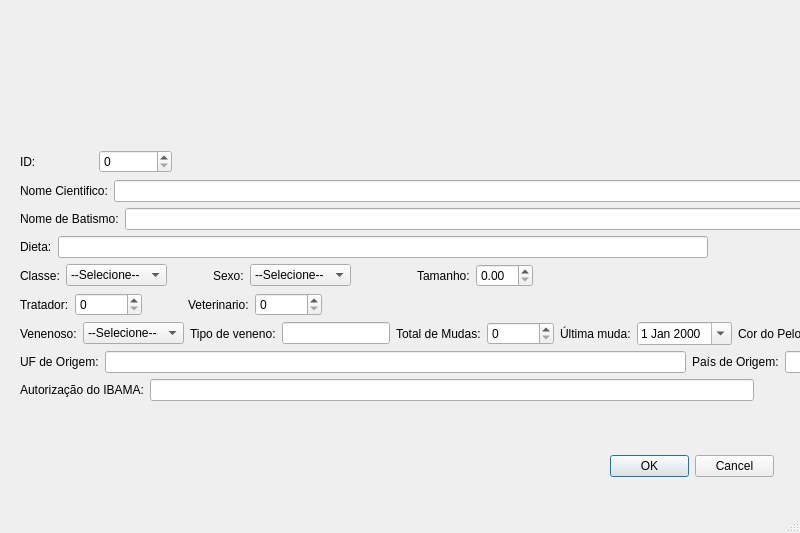
<?xml version="1.0" encoding="UTF-8"?>
<ui version="4.0">
 <class>cadastro_animal</class>
 <widget class="QMainWindow" name="cadastro_animal">
  <property name="geometry">
   <rect>
    <x>0</x>
    <y>0</y>
    <width>800</width>
    <height>533</height>
   </rect>
  </property>
  <property name="windowTitle">
   <string>Pet Shop Management</string>
  </property>
  <widget class="QWidget" name="centralwidget">
   <widget class="QDialogButtonBox" name="buttonBox">
    <property name="geometry">
     <rect>
      <x>610</x>
      <y>450</y>
      <width>164</width>
      <height>32</height>
     </rect>
    </property>
    <property name="standardButtons">
     <set>QDialogButtonBox::Cancel|QDialogButtonBox::Ok</set>
    </property>
   </widget>
   <widget class="QWidget" name="layoutWidget">
    <property name="geometry">
     <rect>
      <x>20</x>
      <y>180</y>
      <width>1934</width>
      <height>301</height>
     </rect>
    </property>
    <layout class="QVBoxLayout" name="verticalLayout">
     <property name="sizeConstraint">
      <enum>QLayout::SetFixedSize</enum>
     </property>
     <item>
      <layout class="QHBoxLayout" name="horizontalLayout">
       <item>
        <widget class="QLabel" name="label_nome_cientifico">
         <property name="text">
          <string>Nome Cientifico:</string>
         </property>
        </widget>
       </item>
       <item>
        <widget class="QLineEdit" name="m_nome_cientifico_txt"/>
       </item>
      </layout>
     </item>
     <item>
      <layout class="QHBoxLayout" name="horizontalLayout_4">
       <item>
        <widget class="QLabel" name="label_nome_de_bastismo">
         <property name="text">
          <string>Nome de Batismo:</string>
         </property>
        </widget>
       </item>
       <item>
        <widget class="QLineEdit" name="m_nome_de_bastismo_txt"/>
       </item>
      </layout>
     </item>
     <item>
      <layout class="QHBoxLayout" name="horizontalLayout_3">
       <item>
        <widget class="QLabel" name="label_dieta">
         <property name="text">
          <string>Dieta:</string>
         </property>
        </widget>
       </item>
       <item>
        <widget class="QLineEdit" name="m_dieta_txt"/>
       </item>
       <item>
        <spacer name="horizontalSpacer_2">
         <property name="orientation">
          <enum>Qt::Horizontal</enum>
         </property>
         <property name="sizeHint" stdset="0">
          <size>
           <width>40</width>
           <height>20</height>
          </size>
         </property>
        </spacer>
       </item>
      </layout>
     </item>
     <item>
      <layout class="QHBoxLayout" name="horizontalLayout_15">
       <item>
        <layout class="QHBoxLayout" name="horizontalLayout_14">
         <item>
          <widget class="QLabel" name="label_classe">
           <property name="text">
            <string>Classe:</string>
           </property>
          </widget>
         </item>
         <item>
          <widget class="QComboBox" name="m_classe_txt_combo_box">
           <item>
            <property name="text">
             <string>--Selecione--</string>
            </property>
           </item>
           <item>
            <property name="text">
             <string>Anfíbio</string>
            </property>
           </item>
           <item>
            <property name="text">
             <string>Mamifero</string>
            </property>
           </item>
           <item>
            <property name="text">
             <string>Reptil</string>
            </property>
           </item>
           <item>
            <property name="text">
             <string>Ave</string>
            </property>
           </item>
          </widget>
         </item>
         <item>
          <spacer name="horizontalSpacer_4">
           <property name="orientation">
            <enum>Qt::Horizontal</enum>
           </property>
           <property name="sizeType">
            <enum>QSizePolicy::Fixed</enum>
           </property>
           <property name="sizeHint" stdset="0">
            <size>
             <width>40</width>
             <height>20</height>
            </size>
           </property>
          </spacer>
         </item>
        </layout>
       </item>
       <item>
        <layout class="QHBoxLayout" name="horizontalLayout_13">
         <item>
          <widget class="QLabel" name="label_sexo">
           <property name="text">
            <string>Sexo:</string>
           </property>
          </widget>
         </item>
         <item>
          <widget class="QComboBox" name="m_sexo_txt_combo_box">
           <item>
            <property name="text">
             <string>--Selecione--</string>
            </property>
           </item>
           <item>
            <property name="text">
             <string>M</string>
            </property>
           </item>
           <item>
            <property name="text">
             <string>F</string>
            </property>
           </item>
          </widget>
         </item>
         <item>
          <spacer name="horizontalSpacer_5">
           <property name="orientation">
            <enum>Qt::Horizontal</enum>
           </property>
           <property name="sizeType">
            <enum>QSizePolicy::Fixed</enum>
           </property>
           <property name="sizeHint" stdset="0">
            <size>
             <width>60</width>
             <height>20</height>
            </size>
           </property>
          </spacer>
         </item>
        </layout>
       </item>
       <item>
        <layout class="QHBoxLayout" name="horizontalLayout_2">
         <item>
          <widget class="QLabel" name="label_tamanho">
           <property name="text">
            <string>Tamanho:</string>
           </property>
          </widget>
         </item>
         <item>
          <widget class="QDoubleSpinBox" name="m_tamanho_txt_spin_box"/>
         </item>
         <item>
          <spacer name="horizontalSpacer_6">
           <property name="orientation">
            <enum>Qt::Horizontal</enum>
           </property>
           <property name="sizeHint" stdset="0">
            <size>
             <width>40</width>
             <height>20</height>
            </size>
           </property>
          </spacer>
         </item>
        </layout>
       </item>
      </layout>
     </item>
     <item>
      <layout class="QHBoxLayout" name="horizontalLayout_12">
       <item>
        <layout class="QHBoxLayout" name="horizontalLayout_10">
         <item>
          <widget class="QLabel" name="label_tratador">
           <property name="text">
            <string>Tratador:</string>
           </property>
          </widget>
         </item>
         <item>
          <widget class="QSpinBox" name="m_tratador_txt_spin_box">
           <property name="maximum">
            <number>9999999</number>
           </property>
           <property name="singleStep">
            <number>1</number>
           </property>
           <property name="stepType">
            <enum>QAbstractSpinBox::DefaultStepType</enum>
           </property>
          </widget>
         </item>
         <item>
          <spacer name="horizontalSpacer_3">
           <property name="orientation">
            <enum>Qt::Horizontal</enum>
           </property>
           <property name="sizeType">
            <enum>QSizePolicy::Fixed</enum>
           </property>
           <property name="sizeHint" stdset="0">
            <size>
             <width>40</width>
             <height>20</height>
            </size>
           </property>
          </spacer>
         </item>
        </layout>
       </item>
       <item>
        <layout class="QHBoxLayout" name="horizontalLayout_11">
         <item>
          <widget class="QLabel" name="label_veterinario">
           <property name="text">
            <string>Veterinario:</string>
           </property>
          </widget>
         </item>
         <item>
          <widget class="QSpinBox" name="m_veterinario_txt_spin_box">
           <property name="maximum">
            <number>9999999</number>
           </property>
           <property name="singleStep">
            <number>1</number>
           </property>
           <property name="stepType">
            <enum>QAbstractSpinBox::DefaultStepType</enum>
           </property>
          </widget>
         </item>
         <item>
          <spacer name="horizontalSpacer">
           <property name="orientation">
            <enum>Qt::Horizontal</enum>
           </property>
           <property name="sizeHint" stdset="0">
            <size>
             <width>20</width>
             <height>20</height>
            </size>
           </property>
          </spacer>
         </item>
         <item>
          <layout class="QHBoxLayout" name="horizontalLayout_5">
           <item>
            <widget class="QLabel" name="label_tipo">
             <property name="text">
              <string>Tipo:</string>
             </property>
            </widget>
           </item>
           <item>
            <widget class="QComboBox" name="m_tipo_txt_combo_box">
             <item>
              <property name="text">
               <string>--Selecione--</string>
              </property>
             </item>
             <item>
              <property name="text">
               <string>Nativo</string>
              </property>
             </item>
             <item>
              <property name="text">
               <string>Exótico</string>
              </property>
             </item>
            </widget>
           </item>
          </layout>
         </item>
        </layout>
       </item>
      </layout>
     </item>
     <item>
      <layout class="QHBoxLayout" name="mamifero_layout">
       <item>
        <layout class="QHBoxLayout" name="horizontalLayout_6">
         <item>
          <layout class="QHBoxLayout" name="horizontalLayout_7">
           <item>
            <widget class="QLabel" name="label_venenoso">
             <property name="text">
              <string>Venenoso:</string>
             </property>
            </widget>
           </item>
           <item>
            <widget class="QComboBox" name="m_venenoso_txt">
             <item>
              <property name="text">
               <string>--Selecione--</string>
              </property>
             </item>
             <item>
              <property name="text">
               <string>Sim</string>
              </property>
             </item>
             <item>
              <property name="text">
               <string>Não</string>
              </property>
             </item>
            </widget>
           </item>
          </layout>
         </item>
         <item>
          <widget class="QLabel" name="label_tipo_veneno">
           <property name="text">
            <string>Tipo de veneno:</string>
           </property>
          </widget>
         </item>
         <item>
          <widget class="QLineEdit" name="m_tipo_veneno_txt"/>
         </item>
         <item>
          <layout class="QHBoxLayout" name="anfibio_layout">
           <item>
            <layout class="QHBoxLayout" name="horizontalLayout_17">
             <item>
              <widget class="QLabel" name="label_total_de_mudas">
               <property name="text">
                <string>Total de Mudas:</string>
               </property>
              </widget>
             </item>
             <item>
              <widget class="QSpinBox" name="m_total_de_mudas_spin_box">
               <property name="maximum">
                <number>100000000</number>
               </property>
              </widget>
             </item>
            </layout>
           </item>
           <item>
            <layout class="QHBoxLayout" name="horizontalLayout_18">
             <item>
              <widget class="QLabel" name="label_ultima_muda">
               <property name="text">
                <string>Última muda:</string>
               </property>
              </widget>
             </item>
             <item>
              <widget class="QDateEdit" name="m_data_ultima_muda_txt_data_box">
               <property name="calendarPopup">
                <bool>true</bool>
               </property>
              </widget>
             </item>
            </layout>
           </item>
          </layout>
         </item>
        </layout>
       </item>
       <item>
        <widget class="QLabel" name="label_cor_do_pelo">
         <property name="text">
          <string>Cor do Pelo:</string>
         </property>
        </widget>
       </item>
       <item>
        <widget class="QLineEdit" name="m_cor_do_pelo_txt"/>
       </item>
       <item>
        <layout class="QHBoxLayout" name="ave_layout">
         <item>
          <layout class="QHBoxLayout" name="horizontalLayout_8">
           <item>
            <widget class="QLabel" name="label_tamanho_bico">
             <property name="text">
              <string>Tamanho do Bico:</string>
             </property>
            </widget>
           </item>
           <item>
            <widget class="QDoubleSpinBox" name="m_tamanho_do_bico_txt_spin_box"/>
           </item>
          </layout>
         </item>
         <item>
          <layout class="QHBoxLayout" name="horizontalLayout_9">
           <item>
            <widget class="QLabel" name="label_envergadura_das_asas">
             <property name="text">
              <string>Envergadura das asas:</string>
             </property>
            </widget>
           </item>
           <item>
            <widget class="QDoubleSpinBox" name="m_envergadura_das_asas_txt_spin_box"/>
           </item>
           <item>
            <spacer name="horizontalSpacer_9">
             <property name="orientation">
              <enum>Qt::Horizontal</enum>
             </property>
             <property name="sizeHint" stdset="0">
              <size>
               <width>40</width>
               <height>20</height>
              </size>
             </property>
            </spacer>
           </item>
          </layout>
         </item>
        </layout>
       </item>
       <item>
        <spacer name="horizontalSpacer_8">
         <property name="orientation">
          <enum>Qt::Horizontal</enum>
         </property>
         <property name="sizeHint" stdset="0">
          <size>
           <width>40</width>
           <height>20</height>
          </size>
         </property>
        </spacer>
       </item>
      </layout>
     </item>
     <item>
      <layout class="QHBoxLayout" name="horizontalLayout_23">
       <item>
        <layout class="QHBoxLayout" name="horizontalLayout_19">
         <item>
          <widget class="QLabel" name="label_uf_origem">
           <property name="text">
            <string>UF de Origem:</string>
           </property>
          </widget>
         </item>
         <item>
          <widget class="QLineEdit" name="m_uf_origem"/>
         </item>
        </layout>
       </item>
       <item>
        <layout class="QHBoxLayout" name="horizontalLayout_22">
         <item>
          <layout class="QHBoxLayout" name="horizontalLayout_20">
           <item>
            <widget class="QLabel" name="label_pais_de_origem">
             <property name="text">
              <string>País de Origem:</string>
             </property>
            </widget>
           </item>
           <item>
            <widget class="QLineEdit" name="m_pais_origem"/>
           </item>
          </layout>
         </item>
         <item>
          <layout class="QHBoxLayout" name="horizontalLayout_21">
           <item>
            <widget class="QLabel" name="label_cidade_de_origem">
             <property name="text">
              <string>Cidade de Origem</string>
             </property>
            </widget>
           </item>
           <item>
            <widget class="QLineEdit" name="m_cidade_origem"/>
           </item>
           <item>
            <spacer name="horizontalSpacer_7">
             <property name="orientation">
              <enum>Qt::Horizontal</enum>
             </property>
             <property name="sizeHint" stdset="0">
              <size>
               <width>40</width>
               <height>20</height>
              </size>
             </property>
            </spacer>
           </item>
          </layout>
         </item>
        </layout>
       </item>
      </layout>
     </item>
     <item>
      <layout class="QHBoxLayout" name="horizontalLayout_24">
       <item>
        <widget class="QLabel" name="label_autorizacao_ibama">
         <property name="text">
          <string>Autorização do IBAMA:</string>
         </property>
        </widget>
       </item>
       <item>
        <widget class="QLineEdit" name="m_autorizacao_ibama"/>
       </item>
       <item>
        <spacer name="horizontalSpacer_10">
         <property name="orientation">
          <enum>Qt::Horizontal</enum>
         </property>
         <property name="sizeHint" stdset="0">
          <size>
           <width>40</width>
           <height>20</height>
          </size>
         </property>
        </spacer>
       </item>
      </layout>
     </item>
    </layout>
   </widget>
   <widget class="QWidget" name="">
    <property name="geometry">
     <rect>
      <x>20</x>
      <y>150</y>
      <width>152</width>
      <height>23</height>
     </rect>
    </property>
    <layout class="QHBoxLayout" name="horizontalLayout_16">
     <item>
      <widget class="QLabel" name="label_id_animal">
       <property name="text">
        <string>ID:</string>
       </property>
      </widget>
     </item>
     <item>
      <widget class="QSpinBox" name="m_id_spin">
       <property name="maximum">
        <number>999999999</number>
       </property>
      </widget>
     </item>
    </layout>
   </widget>
  </widget>
  <widget class="QMenuBar" name="menubar">
   <property name="geometry">
    <rect>
     <x>0</x>
     <y>0</y>
     <width>800</width>
     <height>22</height>
    </rect>
   </property>
  </widget>
  <widget class="QStatusBar" name="statusbar"/>
 </widget>
 <resources/>
 <connections/>
</ui>
